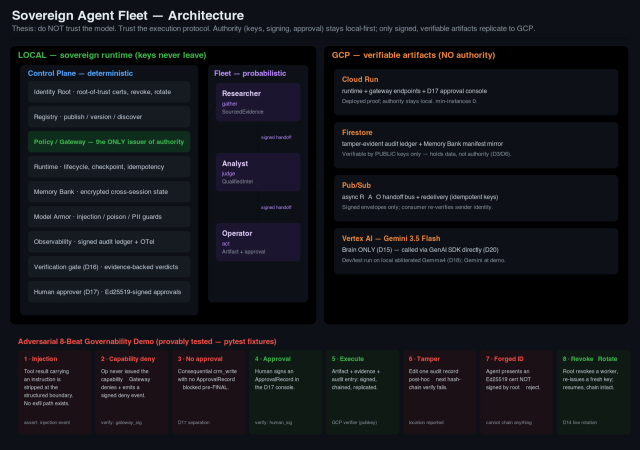
#> input picture docs/assets/architecture.png, 1280 x 900 px (shown at 1/2 size)
$ python -i rebuild_static.py   (imports and definitions only)
#> lines starting #> are read from the running program, lines starting #| are printed output that depends on the picture
"""Rebuild the demo's VISUAL clips with mostly-static architecture/diagram stills.

Per the redesign:
  - b5 stays LIVE (the decide() test-suite screen)  -> not touched here.
  - b8 stays ONE paper scroll (the single allowed scroll) -> not touched here.
  - b1,b2,b3,b4,b6,b7 become STATIC dark-themed stills rendered from the
    paper's own SVG figures + the fleet architecture.svg, cropped tight to the
    diagram content, centered on a 1920x1080 dark canvas at the beat's exact
    narration duration.

Run with the kleincannon venv (the one that has playwright):
  env -u PYTHONPATH -u VIRTUAL_ENV \
      /Users/danielkliewer/Documents/Projects/kleincannon/venv/bin/python rebuild_static.py
"""
import json, glob, subprocess, sys
from pathlib import Path
from PIL import Image
from playwright.sync_api import sync_playwright

HERE = Path(__file__).resolve().parent
# [2 lines not run here, left out]
# [1 line that did not run here, left out]
ARCH_SVG = HERE.parent.parent / "docs" / "assets" / "architecture.svg"
CONSENT_STATE = HERE / "consent_state.json"
FF = "/opt/homebrew/bin/ffmpeg"
W, H = 1920, 1080
BG = "0x14130f"  # dark paper base (RGB 20,19,15)
MARGIN = 0.92    # diagram fills at most 92% of the frame -> balanced margins

# beat -> (source, locator)
# source "paper": aria-label substring of a <figure>'s svg
# source "arch":   the fleet architecture.svg file
STATIC = {
    "b1": ("arch", None),
    "b2": ("paper", "The Three Integrity Domains"),
    "b3": ("paper", "Sovereign Agent Fleet execution state machine"),
    "b4": ("paper", "Complete system architecture"),
    "b6": ("paper", "An untrusted agent emits an unauthorized proposal"),
    "b7": ("paper", "Three trust-domain zones separated by the transformation"),
}


def fig_png(name):
    return HERE / "figs" / f"{name}.png"


def crop_to_content(png: Path):
    """Tighten a screenshot to the diagram's content bounding box.

    The paper renders figures on a solid dark base (the top-left corner pixel),
    so any pixel that differs from that base is part of the diagram. Crop to the
    bounding box of those pixels (+ small padding) so the diagram fills and
    centers correctly after ffmpeg scaling (instead of inheriting the page's
    column padding / off-center position).
    """
#> called with png = '../../docs/assets/architecture.png'
    im = Image.open(png).convert("RGB")
    bg = im.getpixel((2, 2))
#> bg = (13, 17, 23)
    px = im.load()
    w, h = im.size
#> w = 1280; h = 900
    pad = max(24, int(w * 0.012))  # ~12px CSS at DSF2
#> pad = 24
    min_b = 255
    bbox = None
    for y in range(0, h, 2):
        for x in range(0, w, 2):
            r, g, b = px[x, y]
            if (abs(r - bg[0]) + abs(g - bg[1]) + abs(b - bg[2])) > 36:
                if bbox is None:
                    bbox = [x, y, x, y]
                else:
                    if x < bbox[0]: bbox[0] = x
                    if y < bbox[1]: bbox[1] = y
                    if x > bbox[2]: bbox[2] = x
                    if y > bbox[3]: bbox[3] = y
#> after the loop, bbox = [20, 22, 1254, 850]
    if bbox is None:
        return  # nothing found; leave as-is
    x0 = max(0, bbox[0] - pad)
#> x0 = 0
    y0 = max(0, bbox[1] - pad)
#> y0 = 0
    x1 = min(w, bbox[2] + pad)
#> x1 = 1278
    y1 = min(h, bbox[3] + pad)
#> y1 = 874
    im.crop((x0, y0, x1, y1)).save(png)
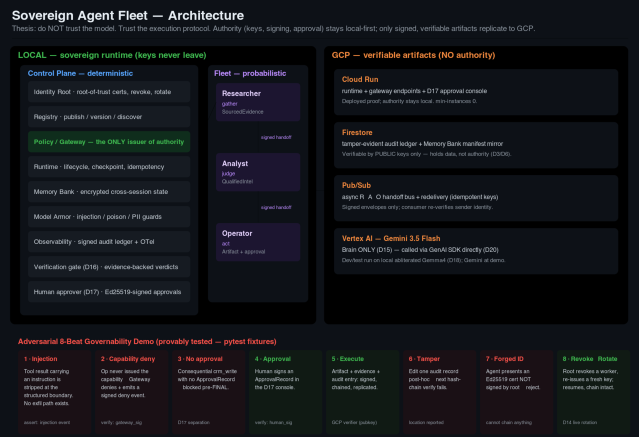
#> saved as architecture.png: PIL image 1278x874 RGB (shown at 1/2 size); mean R, G, B 19.6, 21.4, 25.7
#> (the run stopped early here; a loop or call above may not have finished)
